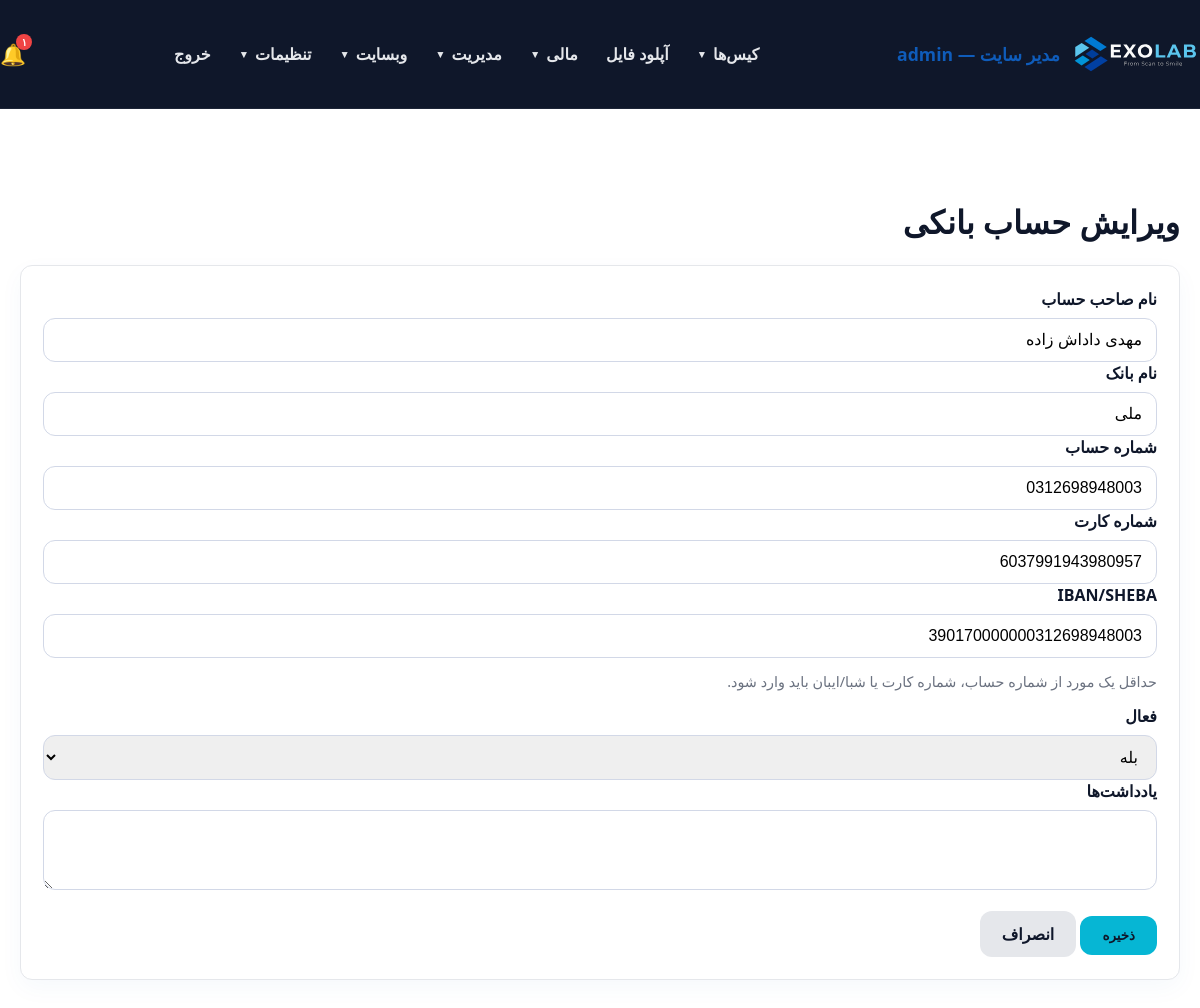
/panel/bank_account_form.php?id=2 (signed in), run on the app's committed database.
### tables this page shows
CREATE TABLE `users` (
  `id` int(11) NOT NULL AUTO_INCREMENT,
  `username` varchar(100) NOT NULL,
  `password_hash` varchar(255) NOT NULL,
  `full_name` varchar(255) NOT NULL,
  `email` varchar(255) DEFAULT NULL,
  `phone` varchar(20) DEFAULT NULL,
  `role` enum('admin','doctor','staff','secretary','designer','technician','operator','powder','courier','finance','outsource_lab','customer_lab','partner_lab','clinic','branch_admin') NOT NULL DEFAULT 'staff',
  `branch_id` int(11) DEFAULT NULL,
  `clinic_id` int(11) DEFAULT NULL,
  `lab_id` int(11) DEFAULT NULL,
  `is_designer` tinyint(1) NOT NULL DEFAULT 0,
  `is_default_designer` tinyint(1) NOT NULL DEFAULT 0,
  `active` tinyint(1) DEFAULT 1,
  `last_login` datetime DEFAULT NULL,
  `created_at` datetime DEFAULT current_timestamp(),
  `updated_at` datetime DEFAULT current_timestamp() ON UPDATE current_timestamp(),
  `notes` text DEFAULT NULL,
  PRIMARY KEY (`id`),
  UNIQUE KEY `username` (`username`),
  KEY `idx_users_clinic_id` (`clinic_id`),
  KEY `idx_users_is_designer` (`is_designer`),
  CONSTRAINT `fk_users_clinic` FOREIGN KEY (`clinic_id`) REFERENCES `users` (`id`) ON DELETE SET NULL ON UPDATE CASCADE
);

CREATE TABLE `bank_accounts` (
  `id` int(11) NOT NULL AUTO_INCREMENT,
  `branch_id` int(11) DEFAULT NULL,
  `account_owner_name` varchar(200) NOT NULL,
  `bank_name` varchar(200) NOT NULL,
  `account_number` varchar(50) NOT NULL,
  `iban_sheba` varchar(50) DEFAULT NULL,
  `is_active` tinyint(1) DEFAULT 1,
  `notes` text DEFAULT NULL,
  `created_at` datetime DEFAULT current_timestamp(),
  `updated_at` datetime DEFAULT current_timestamp() ON UPDATE current_timestamp(),
  `card_number` varchar(50) DEFAULT NULL,
  PRIMARY KEY (`id`)
);

### panel/db.php (called while the page is built, shortened)
<?php
function db() {
    static $pdo = null;
    if ($pdo === null) {
        $pdo = Connection::getInstance();
    }
    return $pdo;
}
function getBankAccount($id) {
    $stmt = db()->prepare('SELECT * FROM bank_accounts WHERE id = ?');
    $stmt->execute([(int) $id]);
    return $stmt->fetch();
}
function getUnreadNotificationCount(int $userId): int {
    $stmt = db()->prepare('SELECT COUNT(*) FROM notifications WHERE user_id = ? AND is_read = 0');
    $stmt->execute([$userId]);
    return (int) $stmt->fetchColumn();
}

### includes/helpers.php (called while the page is built, shortened)
<?php
function toPersianDigits($input) {
    $numbers = ['0','1','2','3','4','5','6','7','8','9'];
    $persian = ['۰','۱','۲','۳','۴','۵','۶','۷','۸','۹'];
    return str_replace($numbers, $persian, $input);
}

### panel/bank_account_form.php (the view, shortened to what this page needs)
<?php
require_once __DIR__ . '/auth.php';
require_admin();
$editing = !empty($_GET['id']);
$account = $editing ? getBankAccount((int) $_GET['id']) : null;
panel_layout_start($editing ? 'ویرایش حساب بانکی' : 'افزودن حساب بانکی جدید');
?>
<form method="post" action="save_bank_account.php">
    <div class="form-card">
        <label for="account_owner_name">نام صاحب حساب</label>
        <input type="text" id="account_owner_name" name="account_owner_name" value="<?= $account['account_owner_name'] ?? '' ?>" required>
        <label for="bank_name">نام بانک</label>
        <input type="text" id="bank_name" name="bank_name" value="<?= $account['bank_name'] ?? '' ?>" required>
        <label for="account_number">شماره حساب</label>
        <input type="text" id="account_number" name="account_number" value="<?= $account['account_number'] ?? '' ?>">
        <label for="card_number">شماره کارت</label>
        <input type="text" id="card_number" name="card_number" value="<?= $account['card_number'] ?? '' ?>">
        <label for="iban_sheba">IBAN/SHEBA</label>
        <input type="text" id="iban_sheba" name="iban_sheba" value="<?= $account['iban_sheba'] ?? '' ?>" placeholder="IR...">
        <p style="font-size: 0.9rem; color: #6b7280;">حداقل یک مورد از شماره حساب، شماره کارت یا شبا/ایبان باید وارد شود.</p>
        <label for="is_active">فعال</label>
        <select id="is_active" name="is_active">
            <option value="1" <?= ($account['is_active'] ?? 1) == 1 ? 'selected' : '' ?>>بله</option>
        </select>
        <label for="notes">یادداشت‌ها</label>
        <textarea id="notes" name="notes" rows="3"><?= $account['notes'] ?? '' ?></textarea>
        <button type="submit" class="btn" style="background: #06B6D4; margin-top: 20px;">ذخیره</button>
        <a href="bank_accounts.php" class="btn" style="background: #E5E7EB; color: #0F172A; margin-left: 10px;">انصراف</a>
    </div>
</form>
<?php panel_layout_end();

### panel/auth.php (shortened to what this page needs)
<?php
require_once __DIR__ . '/db.php';
require_once __DIR__ . '/../includes/helpers.php';
function current_user() {
    static $user = null;
    if ($user !== null) return $user;
    $stmt = db()->prepare('SELECT * FROM users WHERE id = ? AND active = 1 LIMIT 1');
    $stmt->execute([(int)$_SESSION[USER_SESSION_KEY]]);
    $user = $stmt->fetch();
    return $user;
}
function is_logged_in() {
    return current_user() !== null;
}
function is_admin(): bool {
    $user = current_user();
    return $user['role'] === 'admin' || $user['role'] === 'branch_admin';
}
function is_root_admin(): bool {
    $user = current_user();
    return $user && $user['role'] === 'admin';
}
function is_branch_scoped(): bool {
    $user = current_user();
    if ($user['role'] === 'admin') return false;
    return !empty($user['branch_id']);
}
function has_permission($permission) {
    $user = current_user();
    $perms = $GLOBALS['role_permissions'][$user['role']] ?? [];
    return in_array('*', $perms) || in_array($permission, $perms);
}
function require_login() {
    if (!is_logged_in()) {
        $target = getLoginRedirectUrl();
        if ($target !== '') {
            $_SESSION['login_redirect'] = $target;
        }
        header('Location: login.php');
        exit;
    }
}
function require_admin() {
    require_login();
}
function panel_layout_start($title = 'پنل مدیریت') {
    $user = current_user();
    ?>
    <!DOCTYPE html>
    <html lang="fa" dir="rtl">
    <head>
        <link rel="stylesheet" href="../assets/css/style.css">
        <link rel="stylesheet" href="../assets/css/datatables.min.css">
    </head>
    <body>
    <header class="site-header">
        <div class="container" style="justify-content: space-between;">
            <a class="brand" href="dashboard.php">
                <img src="../assets/icons/EXOLAB_LOGO_HORIZENTAL.svg" alt="EXOLAB" class="site-logo">
                <span><?= $user ? htmlspecialchars($user['full_name']) . ' — ' . $user['role'] : 'پنل' ?></span>
            </a>
            <nav class="site-nav" id="siteNav">
                <?php
                $navCanCases  = has_permission('view_all_cases') || has_permission('view_own_cases') || has_permission('view_assigned_cases') || has_permission('view_clinic_cases') || has_role('designer');
                $navCanUpload = $user && in_array($user['role'] ?? '', ['doctor', 'designer', 'admin', 'clinic', 'lab', 'outsource_lab', 'customer_lab', 'partner_lab'], true);
                $navCanInv    = has_permission('view_invoices') || has_permission('view_clinic_invoices') || has_permission('view_own_invoices') || is_admin();
                $navCanPay    = has_permission('view_own_payments') || has_permission('view_clinic_payments') || has_permission('view_payments') || is_admin();
                $navIsAdmin   = is_admin();
                $navIsRoot    = is_root_admin();
                ?>
                <?php if ($navCanCases): ?>
                    <div class="nav-group">
                        <button type="button" class="nav-group-toggle" onclick="toggleNavGroup(this)">کیس‌ها <span class="caret">▼</span></button>
                    </div>
                <?php endif; ?>
                <?php if ($navCanUpload): ?>
                    <a class="nav-link" href="uploads.php">آپلود فایل</a>
                <?php endif; ?>
                <?php if ($navCanInv || $navCanPay || $navIsAdmin): ?>
                    <div class="nav-group">
                        <button type="button" class="nav-group-toggle" onclick="toggleNavGroup(this)">مالی <span class="caret">▼</span></button>
                    </div>
                <?php endif; ?>
                <?php if ($navIsAdmin): ?>
                    <div class="nav-group">
                        <button type="button" class="nav-group-toggle" onclick="toggleNavGroup(this)">مدیریت <span class="caret">▼</span></button>
                    </div>
                    <div class="nav-group">
                        <button type="button" class="nav-group-toggle" onclick="toggleNavGroup(this)">وبسایت <span class="caret">▼</span></button>
                    </div>
                <?php endif; ?>
                <?php if ($navIsRoot || $user): ?>
                    <div class="nav-group">
                        <button type="button" class="nav-group-toggle" onclick="toggleNavGroup(this)">تنظیمات <span class="caret">▼</span></button>
                    </div>
                <?php endif; ?>
                <a class="nav-link" href="logout.php">خروج</a>
            </nav>
            <?php if ($user): $notifCount = getUnreadNotificationCount($user['id']); ?>
                <a href="notifications.php" class="notif-bell" style="position:relative; color:#fff; text-decoration:none; font-size:1.3rem; margin-right:10px;">
                    🔔
                    <?php if ($notifCount > 0): ?>
                        <span style="position:absolute; top:-6px; right:-6px; background:#ef4444; color:#fff; font-size:0.65rem; padding:1px 5px; border-radius:50%; font-weight:bold;"><?= toPersianDigits($notifCount > 99 ? '99+' : $notifCount) ?></span>
                    <?php endif; ?>
                </a>
            <?php endif; ?>
        </div>
    </header>
    <main class="section">
        <div class="container">
            <h2><?= htmlspecialchars($title) ?></h2>
    <?php
}
function panel_layout_end() {
    ?>
        </div>
    </main>
    </body>
    </html>
    <?php
}

### assets/css/style.css (style rules this page uses)
body { margin: 0; font-family: 'Segoe UI', Tahoma, Geneva, Verdana, sans-serif; background: #FFFFFF; color: #0F172A; direction: rtl; text-align: right; }
a { color: #0f5cba; text-decoration: none; }
.container { max-width: 1480px; margin: 0 auto; padding: 0 20px; }
.site-header { background: #0F172A; color: #ffffff; position: sticky; top: 0; z-index: 10; border-bottom: 1px solid rgba(255, 255, 255, 0.06); }
.site-header .container { display: flex; align-items: center; justify-content: space-between; flex-wrap: wrap; gap: 12px; padding: 18px 0; }
.brand { display: flex; align-items: center; gap: 12px; font-size: 1.1rem; font-weight: 700; }
.site-logo { height: 72px; display: inline-block; }
.site-nav { display: flex; align-items: center; gap: 4px; flex-wrap: wrap; }
.site-nav a, .nav-group-toggle { color: #E5E7EB; font-weight: 600; }
.nav-link { padding: 9px 12px; border-radius: 8px; text-decoration: none; transition: background .15s; }
.nav-group { position: relative; }
.nav-group-toggle { background: transparent; border: none; padding: 9px 12px; border-radius: 8px; cursor: pointer; font-size: 1rem; display: inline-flex; align-items: center; gap: 6px; font-family: inherit; }
.nav-group-toggle .caret { font-size: 0.65rem; transition: transform .2s; }
.btn { display: inline-block; background: #06B6D4; color: #0F172A; padding: 12px 22px; border-radius: 12px; margin-top: 16px; font-weight: 700; text-decoration: none; }
.section { padding: 64px 0; }
.section h2 { margin-bottom: 22px; font-size: 2rem; }
.card, .price-card, .form-card, .placeholder, .empty { background: #fff; border: 1px solid #E5E7EB; padding: 22px; border-radius: 12px; box-shadow: 0 8px 24px rgba(15, 92, 186, 0.04); }
form { margin-top: 12px; }
label { display: block; margin-bottom: 8px; font-weight: 700; }
input, textarea, select { width: 100%; padding: 12px 14px; border: 1px solid #d2d8e7; border-radius: 12px; font-size: 1rem; box-sizing: border-box; }
button { background: #0f5cba; color: #fff; border: none; border-radius: 12px; padding: 13px 20px; font-weight: 700; cursor: pointer; }

### data on the page
users: full_name "مدیر سایت", role "admin"
bank_accounts: account_owner_name "مهدی داداش زاده", bank_name "ملی", account_number "0312698948003", card_number "6037991943980957", iban_sheba "390170000000312698948003", is_active "بله"

### other printed values
toPersianDigits($notifCount > 99 ? '99+' : $notifCount) "۱"
$title "ویرایش حساب بانکی"
